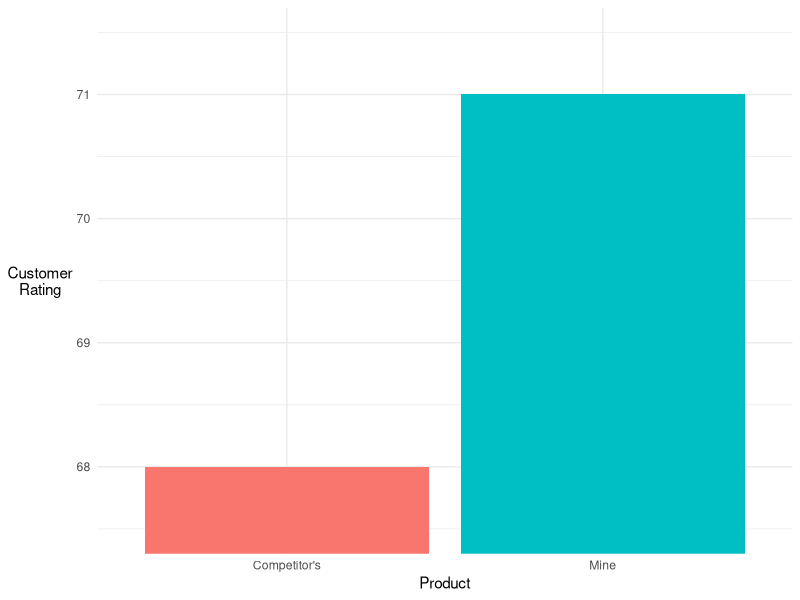
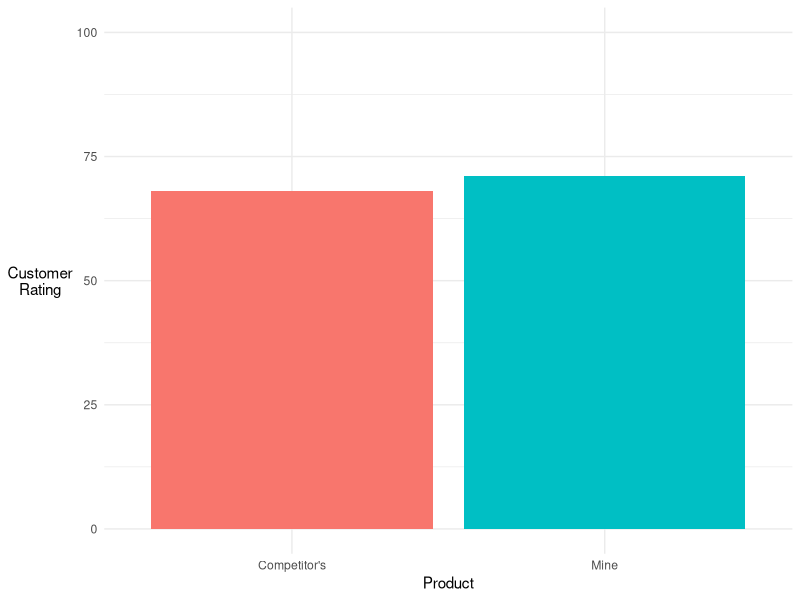
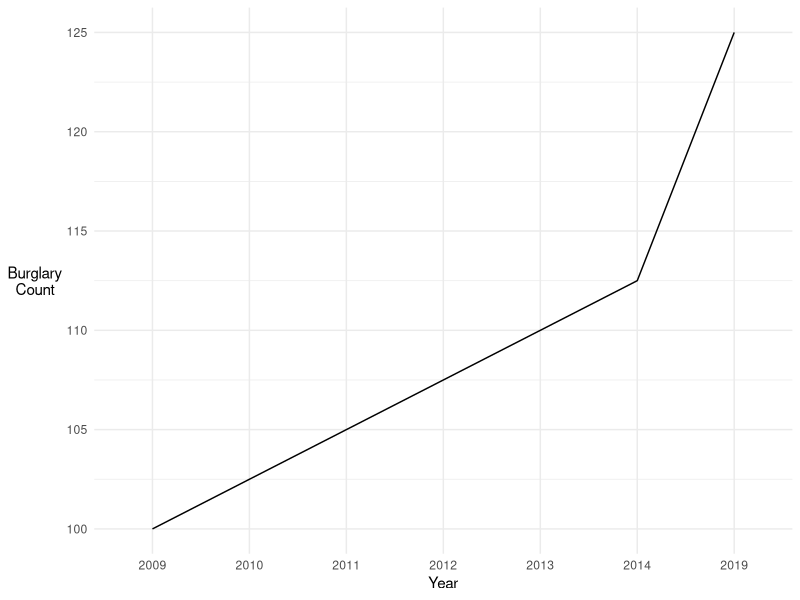
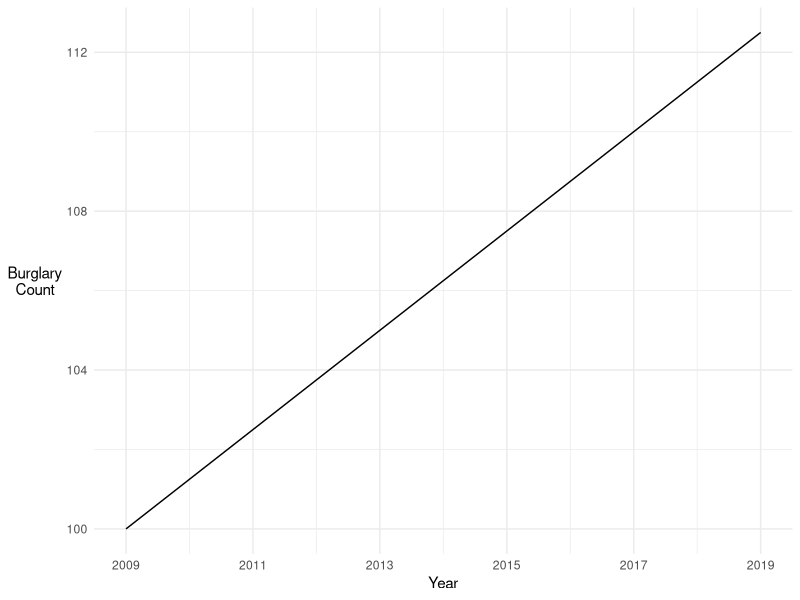
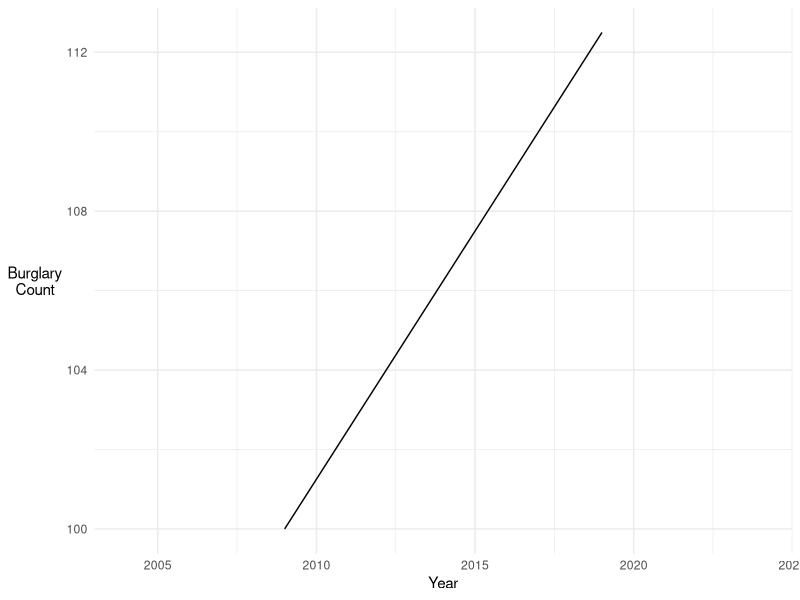

The R source for these figures, in order:
## ---- chunk 1
knitr::opts_chunk$set(echo = TRUE)

# Packages
library(tidyverse)

# Data
product_ratings <- tibble(Product = c("Mine", "Competitor's"),
                          mean_rating = c(71, 68))
## ---- chunk 2
# Too high to count that high
2^34
## ---- chunk 3
# Bar chart with truncated y-axis
ggplot(product_ratings, aes(x = Product, y = mean_rating, fill = Product)) +
  geom_col() +
  scale_fill_discrete(guide = "none") +
  scale_y_continuous("Customer\nRating") +
  coord_cartesian(ylim = c(67.5, 71.5)) +
  theme_minimal() +
  theme(axis.title.y = element_text(angle = 0, vjust = 0.5))
## ---- chunk 4
# Bar chart with truncated y-axis
ggplot(product_ratings, aes(x = Product, y = mean_rating, fill = Product)) +
  geom_col() +
  scale_fill_discrete(guide = "none") +
  scale_y_continuous("Customer\nRating", limits = c(0, 100)) +
  theme_minimal() +
  theme(axis.title.y = element_text(angle = 0, vjust = 0.5))
## ---- chunk 5
tibble(Year = c("2009", "2010", "2011", "2012", "2013", "2014", "2019"),
       burglary_count = c(100, 102.5, 105, 107.5, 110, 112.5, 125)) %>%
  ggplot(aes(x = Year, y = burglary_count)) +
  geom_line(group = 1) +
  scale_y_continuous("Burglary\nCount") +
  theme_minimal() +
  theme(axis.title.y = element_text(angle = 0, vjust = 0.5))
## ---- chunk 6
tibble(Year = c(2009:2019), burglary_count = c(seq(100, 112.5, 1.25))) %>%
  ggplot(aes(x = Year, y = burglary_count)) +
  geom_line(group = 1) +
  scale_y_continuous("Burglary\nCount") +
  scale_x_continuous(breaks = c(2009, 2011, 2013, 2015, 2017, 2019)) +
  theme_minimal() +
  theme(axis.title.y = element_text(angle = 0, vjust = 0.5))
## ---- chunk 7
tibble(Year = c(2009:2019), burglary_count = c(seq(100, 112.5, 1.25))) %>%
  ggplot(aes(x = Year, y = burglary_count)) +
  geom_line(group = 1) +
  scale_y_continuous("Burglary\nCount") +
  coord_cartesian(xlim = c(2004, 2024)) +
  theme_minimal() +
  theme(axis.title.y = element_text(angle = 0, vjust = 0.5))
